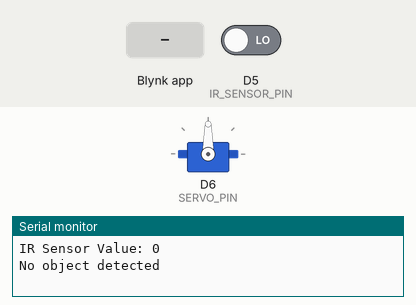
Recording of a sketch running on a simulated ESP8266 (NodeMCU). Shown: servo, the last lines printed to the serial monitor. The inputs (shaded band) are chosen by the test bench; at power-on: D5 (IR_SENSOR_PIN) LOW. WiFi joins after 1.5 s; servers stay silent unless stated.

Above: at 3.0 s.
3.1 s: Blynk app writes 1 to V0
At 4.3 s:
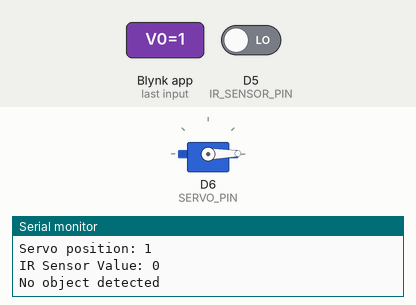
4.6 s: Blynk app writes 200 to V0
At 5.6 s:
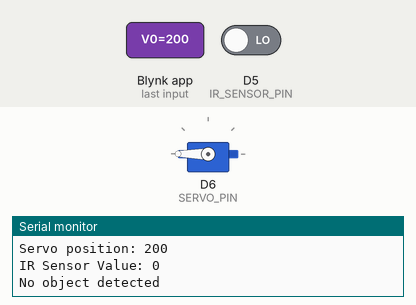
Timing chart, 0 to 7.6 s (numbered marks = the images above; inputs shaded):
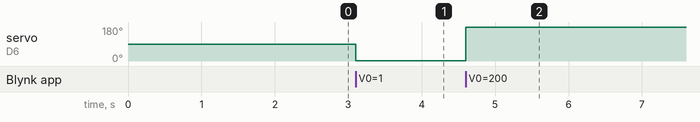

The sketch:

gatecontrol.ino
```cpp
#define BLYNK_TEMPLATE_ID "TMPL3Av3EjalH"
#define BLYNK_TEMPLATE_NAME "servo motor control"
#define BLYNK_AUTH_TOKEN "b0hnhpZsYxrXcYvHID4RBV7olzxzqUz_"
#include <Servo.h>
#include <ESP8266WiFi.h>
#include <BlynkSimpleEsp8266.h>
#define IR_SENSOR_PIN D5
#define SERVO_PIN D6
char ssid[] = "Swetha Sundar";
char pass[] = "swetha66";
Servo myservo;
BlynkTimer timer;
int gaugePin = V2;
int sliderPin = V0;
void setup() {
  Serial.begin(9600);
  Blynk.begin(BLYNK_AUTH_TOKEN, ssid, pass);
  myservo.attach(SERVO_PIN);
  pinMode(IR_SENSOR_PIN, INPUT);
  timer.setInterval(1000L, checkSensor);}
void loop() {
  Blynk.run();
  timer.run(); }
BLYNK_WRITE(V0) {
  int sliderValue = param.asInt();
  myservo.write(sliderValue);
  Serial.print("Servo position: ");
  Serial.println(sliderValue);
  Blynk.virtualWrite(gaugePin, sliderValue);
}
void checkSensor() {
  int sensorValue = digitalRead(IR_SENSOR_PIN);
  Serial.print("IR Sensor Value: ");
  Serial.println(sensorValue);
  if (sensorValue == HIGH) {
    Serial.println("Object detected");
  } else {
    Serial.println("No object detected");
  }
}
```

Measured:
- after the input at 3.1 s, servo on D6 (SERVO_PIN): 90° → 1° at once
- after the input at 4.6 s, servo on D6 (SERVO_PIN): 1° → 180° at once
